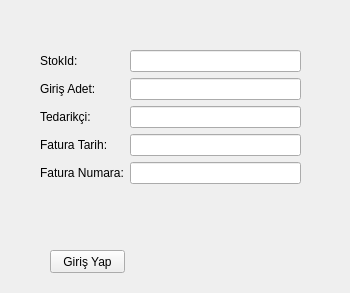
<?xml version="1.0" encoding="UTF-8"?>
<ui version="4.0">
 <class>Form</class>
 <widget class="QWidget" name="Form">
  <property name="geometry">
   <rect>
    <x>0</x>
    <y>0</y>
    <width>350</width>
    <height>293</height>
   </rect>
  </property>
  <property name="windowTitle">
   <string>Form</string>
  </property>
  <widget class="QPushButton" name="pushButton_GirisYap">
   <property name="geometry">
    <rect>
     <x>50</x>
     <y>250</y>
     <width>75</width>
     <height>23</height>
    </rect>
   </property>
   <property name="text">
    <string>Giriş Yap</string>
   </property>
  </widget>
  <widget class="QWidget" name="layoutWidget">
   <property name="geometry">
    <rect>
     <x>40</x>
     <y>50</y>
     <width>261</width>
     <height>161</height>
    </rect>
   </property>
   <layout class="QFormLayout" name="formLayout">
    <item row="0" column="0">
     <widget class="QLabel" name="label">
      <property name="text">
       <string>StokId:</string>
      </property>
     </widget>
    </item>
    <item row="0" column="1">
     <widget class="QLineEdit" name="lineEdit_StokgirisID"/>
    </item>
    <item row="1" column="0">
     <widget class="QLabel" name="label_3">
      <property name="text">
       <string>Giriş Adet:</string>
      </property>
     </widget>
    </item>
    <item row="1" column="1">
     <widget class="QLineEdit" name="lineEdit_Stokgiris_Adet"/>
    </item>
    <item row="2" column="0">
     <widget class="QLabel" name="label_4">
      <property name="text">
       <string>Tedarikçi:</string>
      </property>
     </widget>
    </item>
    <item row="2" column="1">
     <widget class="QLineEdit" name="lineEdit_StokGiris_Tedarikci"/>
    </item>
    <item row="3" column="0">
     <widget class="QLabel" name="label_2">
      <property name="text">
       <string>Fatura Tarih:</string>
      </property>
     </widget>
    </item>
    <item row="3" column="1">
     <widget class="QLineEdit" name="lineEdit_StokGiris_FaturaTarih"/>
    </item>
    <item row="4" column="0">
     <widget class="QLabel" name="label_5">
      <property name="text">
       <string>Fatura Numara:</string>
      </property>
     </widget>
    </item>
    <item row="4" column="1">
     <widget class="QLineEdit" name="lineEdit_StokGiris_FaturaNumara"/>
    </item>
   </layout>
  </widget>
 </widget>
 <resources/>
 <connections/>
</ui>
